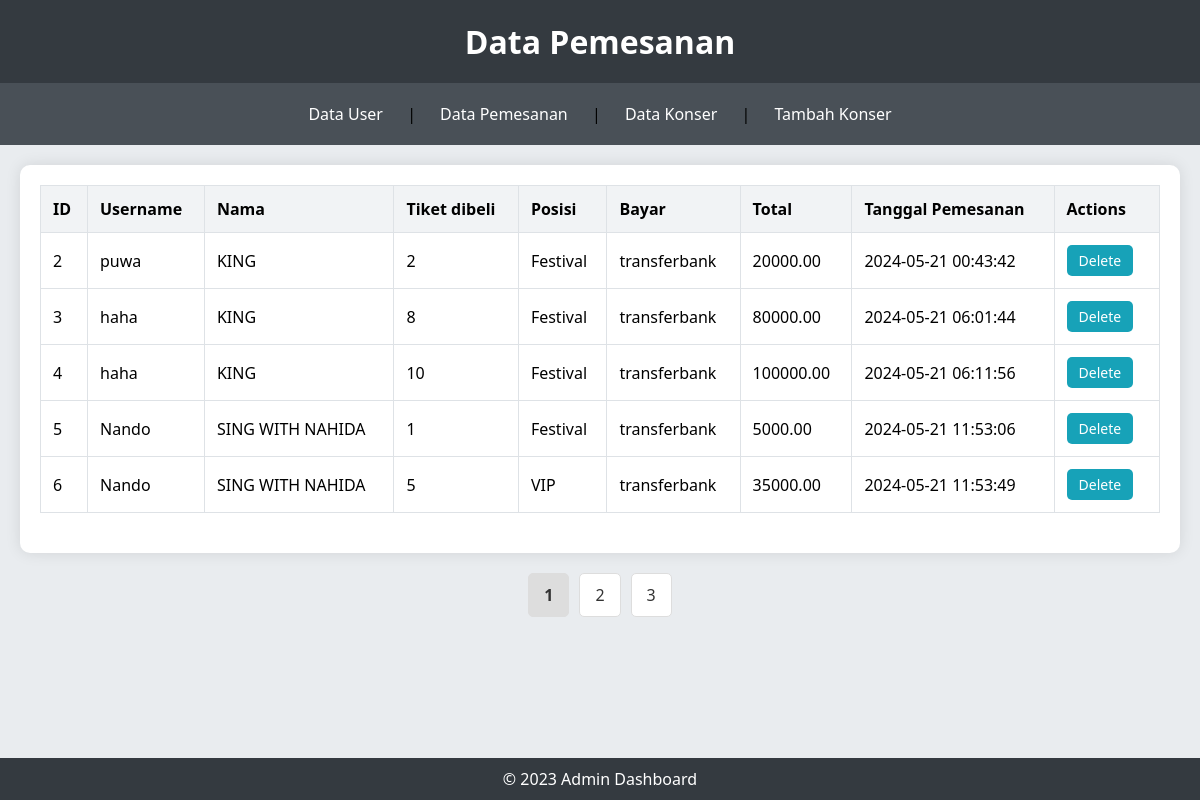
Screenshot of /admin/data_pemesanan.php with the database file from the repository.
### tables this page shows
CREATE TABLE `pemesanan` (
  `id` int(11) NOT NULL,
  `username` varchar(255) DEFAULT NULL,
  `nama` varchar(255) DEFAULT NULL,
  `beli_tiket` int(11) DEFAULT NULL,
  `posisi` varchar(50) DEFAULT NULL,
  `bayar` varchar(50) DEFAULT NULL,
  `total_harga` decimal(10,2) DEFAULT NULL,
  `tanggal_pemesanan` timestamp NOT NULL DEFAULT current_timestamp()
);

### admin/data_pemesanan.php (the view, shortened to what this page needs)
<?php
include '../koneksi.php';
$limit = 5;
$page = isset($_GET['page']) ? $_GET['page'] : 1;
$offset = ($page - 1) * $limit;
$sql = "SELECT id, username, nama, beli_tiket, posisi, bayar, total_harga, tanggal_pemesanan FROM pemesanan LIMIT $limit OFFSET $offset";
$result = $conn->query($sql);
$total_sql = "SELECT COUNT(*) FROM pemesanan";
$total_result = $conn->query($total_sql);
$total_rows = $total_result->fetch_array()[0];
$total_pages = ceil($total_rows / $limit);
?>
<!DOCTYPE html>
<html lang="en">
<head>
    <link rel="stylesheet" href="css.css">
</head>
<body>
    <header>
        <h1>Data Pemesanan</h1>
    </header>
    <nav>
        <a href="user.php">Data User</a> |
        <a href="data_pemesanan.php">Data Pemesanan</a> |
        <a href="data_konser.php">Data Konser</a> |
        <a href="tambah_konser.html">Tambah Konser</a>
    </nav>
    <div class="container">
        <div class="table-wrapper">
            <?php
            if ($result->num_rows > 0) {
                echo "<table>";
                echo "<tr><th>ID</th><th>Username</th><th>Nama</th><th>Tiket dibeli</th><th>Posisi</th><th>Bayar</th><th>Total</th><th>Tanggal Pemesanan</th><th>Actions</th></tr>";
                while ($row = $result->fetch_assoc()) {
                    echo "<tr>";
                    echo "<td>" . $row["id"] . "</td>";
                    echo "<td>" . $row["username"] . "</td>";
                    echo "<td>" . $row["nama"] . "</td>";
                    echo "<td>" . $row["beli_tiket"] . "</td>";
                    echo "<td>" . $row["posisi"] . "</td>";
                    echo "<td>" . $row["bayar"] . "</td>";
                    echo "<td>" . $row["total_harga"] . "</td>";
                    echo "<td>" . $row["tanggal_pemesanan"] . "</td>";
                    echo "<td><a href='hapuspemesanan.php?id=" . $row["id"] . "' class='btn' onclick='return confirm(\"Yakin ingin menghapus pemesanan ini?\")'>Delete</a></td>";
                    echo "</tr>";
                }
                echo "</table>";
            } else {
                echo "0 results";
            }
            ?>
        </div>
        <div class="pagination">
            <?php
            for ($i = 1; $i <= $total_pages; $i++) {
                if ($i == $page) {
                    echo "<a href='?page=$i' class='active'>$i</a>";
                } else {
                    echo "<a href='?page=$i'>$i</a>";
                }
            }
            ?>
        </div>
    </div>
    <footer>&copy; 2023 Admin Dashboard</footer>
</body>
</html>

### admin/css.css (style rules this page uses)
body { font-family: 'Segoe UI', Tahoma, Geneva, Verdana, sans-serif; background-color: #e9ecef; margin: 0; padding: 0; display: flex; flex-direction: column; min-height: 100vh; }
header { background-color: #343a40; color: white; padding: 20px 0; text-align: center; }
header h1 { margin: 0; }
nav { background-color: #495057; padding: 10px 0; text-align: center; }
nav a { color: white; text-decoration: none; padding: 10px 20px; display: inline-block; transition: background-color 0.3s; }
.container { flex: 1; padding: 20px; }
.table-wrapper { background-color: white; box-shadow: 0 0 15px rgba(0, 0, 0, 0.1); padding: 20px; border-radius: 10px; overflow-x: auto; }
table { width: 100%; border-collapse: collapse; margin-bottom: 20px; }
table, th, td { border: 1px solid #dee2e6; }
th, td { padding: 12px; text-align: left; }
th { background-color: #f1f3f5; }
td .btn { background-color: #17a2b8; color: white; text-decoration: none; padding: 6px 12px; border-radius: 5px; margin-right: 5px; transition: background-color 0.3s; }
.btn { display: inline-block; padding: 8px 12px; font-size: 14px; color: white; background-color: #4CAF50; border: none; border-radius: 4px; text-align: center; text-decoration: none; cursor: pointer; transition: background-color 0.3s; }
footer { background-color: #343a40; color: white; text-align: center; padding: 10px 0; position: relative; bottom: 0; width: 100%; }

### admin/data_pemesanan.php (style rules this page uses)
.pagination { margin: 20px; display: flex; justify-content: center; }
.pagination a { margin: 0 5px; padding: 10px 15px; text-decoration: none; color: #333; background-color: #fff; border: 1px solid #ddd; border-radius: 5px; transition: background-color 0.3s; }
.pagination a.active { font-weight: bold; background-color: #ddd; }

### rows the page displays
pemesanan: id "2", username "puwa", nama "KING", beli_tiket "2", posisi "Festival", bayar "transferbank", total_harga "20000.00", tanggal_pemesanan "2024-05-21 00:43:42"
pemesanan: id "3", username "haha", nama "KING", beli_tiket "8", posisi "Festival", bayar "transferbank", total_harga "80000.00", tanggal_pemesanan "2024-05-21 06:01:44"
pemesanan: id "4", username "haha", nama "KING", beli_tiket "10", posisi "Festival", bayar "transferbank", total_harga "100000.00", tanggal_pemesanan "2024-05-21 06:11:56"
pemesanan: id "5", username "Nando", nama "SING WITH NAHIDA", beli_tiket "1", posisi "Festival", bayar "transferbank", total_harga "5000.00", tanggal_pemesanan "2024-05-21 11:53:06"
pemesanan: id "6", username "Nando", nama "SING WITH NAHIDA", beli_tiket "5", posisi "VIP", bayar "transferbank", total_harga "35000.00", tanggal_pemesanan "2024-05-21 11:53:49"
